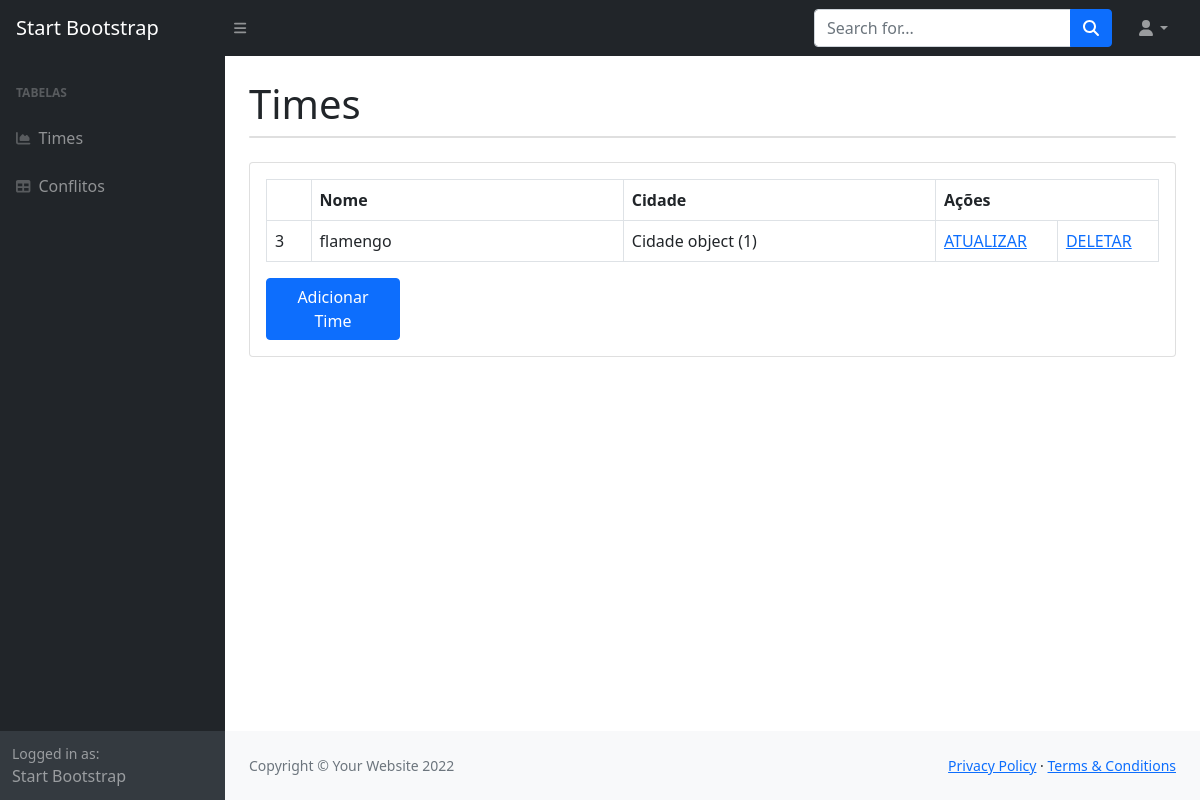
/times/, run on an earlier commit of the app's database.
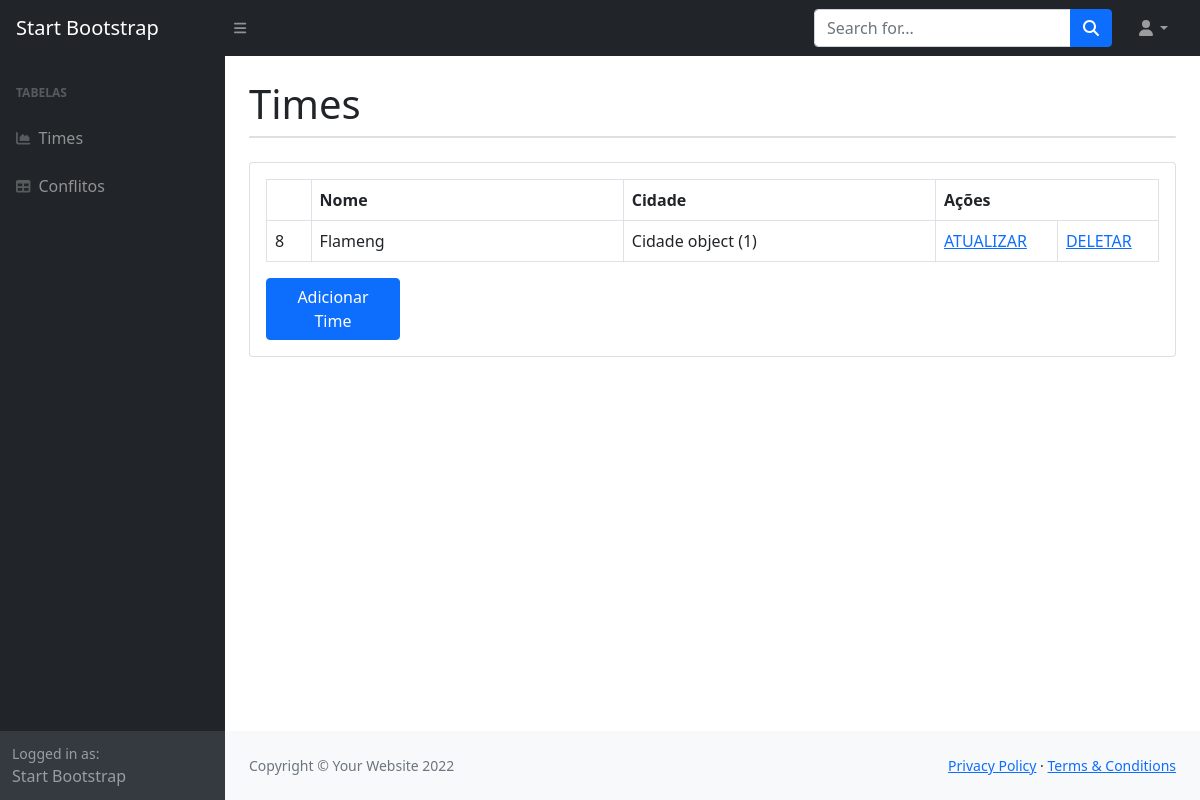
And on a later commit of the database.
### privado/models.py (models this page shows)
class Time(models.Model):
    codigo = models.AutoField(primary_key=True)
    nome = models.CharField(max_length=100)
    cidade = models.ForeignKey(Cidade, on_delete=models.CASCADE)

class Cidade(models.Model):
    codigo = models.AutoField(primary_key=True)
    nome = models.CharField(max_length=100)

### privado/views.py (the view)
# urls.py: path('times/', time),
def time(request):
    time = Time.objects.all()
    parametros = {"time": time}
    return render(request, "SAAB/time.html", parametros)

### privado/templates/SAAB/time.html (shortened to what this page needs)
<!DOCTYPE html>
<html lang="en">
    <head>
        {% load static%}
        <link rel="stylesheet" href="{% static 'css/styles.css'%}"/>
        <link href="https://cdn.jsdelivr.net/npm/simple-datatables@latest/dist/style.css" rel="stylesheet" />
    </head>
    <body class="sb-nav-fixed">
        <nav class="sb-topnav navbar navbar-expand navbar-dark bg-dark">
            <a class="navbar-brand ps-3" href="index.html">Start Bootstrap</a>
            <button class="btn btn-link btn-sm order-1 order-lg-0 me-4 me-lg-0" id="sidebarToggle" href="#!"><i class="fas fa-bars"></i></button>
            <form class="d-none d-md-inline-block form-inline ms-auto me-0 me-md-3 my-2 my-md-0">
                <div class="input-group">
                    <input class="form-control" type="text" placeholder="Search for..." aria-label="Search for..." aria-describedby="btnNavbarSearch" />
                    <button class="btn btn-primary" id="btnNavbarSearch" type="button"><i class="fas fa-search"></i></button>
                </div>
            </form>
            <ul class="navbar-nav ms-auto ms-md-0 me-3 me-lg-4">
                <li class="nav-item dropdown">
                    <a class="nav-link dropdown-toggle" id="navbarDropdown" href="#" role="button" data-bs-toggle="dropdown" aria-expanded="false"><i class="fas fa-user fa-fw"></i></a>
                </li>
            </ul>
        </nav>
        <div id="layoutSidenav">
            <div id="layoutSidenav_nav">
                <nav class="sb-sidenav accordion sb-sidenav-dark" id="sidenavAccordion">
                    <div class="sb-sidenav-menu">
                        <div class="nav">
                            <div class="sb-sidenav-menu-heading">Tabelas</div>
                            <a class="nav-link" href="#">
                                <div class="sb-nav-link-icon"><i class="fas fa-chart-area"></i></div>
                                Times
                            </a>
                            <a class="nav-link" href="{% url 'conflito' %}">
                                <div class="sb-nav-link-icon"><i class="fas fa-table"></i></div>
                                Conflitos
                            </a>
                        </div>
                    </div>
                    <div class="sb-sidenav-footer">
                        <div class="small">Logged in as:</div>
                        Start Bootstrap
                    </div>
                </nav>
            </div>
            <div id="layoutSidenav_content">
                <main>
                    <div class="container-fluid px-4">
                        <h1 class="mt-4">Times</h1>
                        <div class="card mb-4">
                        </div>
                        <div class="card mb-4">
                            <div class="card-body">
                                <table id="datatablesSimple" class="dataTable-table">
                                    <thead>
                                        <tr>
                                            <th style="width: 5%;"> </th>
                                            <th data-sortable style="width:35%;">Nome</th>
                                            <th data-sortable style="width:35%;">Cidade</th>
                                            <th colspan="2" data-sortable>Ações</th>
                                        </tr>
                                        {% for i in time %}
                                        <tr>
                                            <td> {{ i.codigo }}</td>
                                            <td> {{ i.nome }}</td>
                                            <td> {{ i.cidade }}</td>
                                            <td>
                                                <a href="{% url 'url_updateTime' i.codigo %}"> ATUALIZAR </a>
                                            </td>
                                            <td>
                                                <a href="{% url 'url_deleteTime' i.codigo %}"> DELETAR  </a>
                                            </td>
                                        </tr>
                                        {% endfor %}
                                    </thead>
                                </table>
                                <div style="width: 15%;">
                                    <a class="btn btn-primary" href="{% url 'url_addTime' %}" role="button">Adicionar Time</a>
                                </div>
                            </div>
                        </div>
                    </div>
                </main>
                <footer class="py-4 bg-light mt-auto">
                    <div class="container-fluid px-4">
                        <div class="d-flex align-items-center justify-content-between small">
                            <div class="text-muted">Copyright &copy; Your Website 2022</div>
                            <div>
                                <a href="#">Privacy Policy</a>
                                &middot;
                                <a href="#">Terms &amp; Conditions</a>
                            </div>
                        </div>
                    </div>
                </footer>
            </div>
        </div>
    </body>
</html>

What changed in the data, as far as the page shows it:
removed Time: codigo "3", nome "flamengo", cidade "Cidade object (1)"
added Time: codigo "8", nome "Flameng", cidade "Cidade object (1)"
